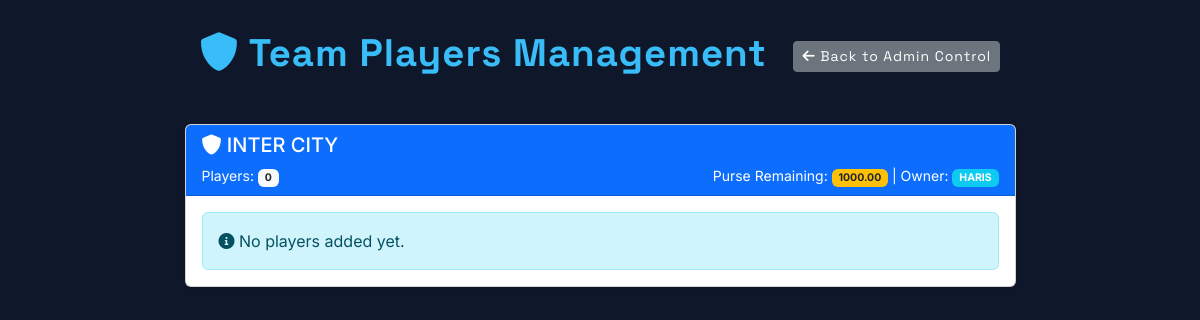
The page /team/1/players/ (signed in) on the database its author committed.
### auction/models.py (models this page shows, shortened)
class Team(models.Model):
    name = models.CharField(max_length=100, unique=True)
    owner = models.CharField(max_length=100)
    purse_remaining = models.DecimalField(max_digits=10, decimal_places=2, default=0.00)

### auction/views.py (the view)
# urls.py: path('team/<int:team_id>/players/', views.team_players, name='team_players'),
@user_passes_test(is_admin, login_url='/admin/login/')
def team_players(request, team_id):
    team = get_object_or_404(Team, id=team_id)
    players = team.players.all()
    return render(request, 'team_players.html', {'team': team, 'players': players})

### auction/views.py (called while the page is built)
def is_admin(user):
    return user.is_superuser

### templates/team_players.html (shortened to what this page needs)
{% extends "header.html" %}
{% block header %}
    <i class="fas fa-shield-alt"></i> Team Players Management
    <a  href="{% url 'admin_auction_control' %}" class="btn btn-sm btn-secondary ms-3">
        <i class="fas fa-arrow-left"></i> Back to Admin Control
    </a>
{% endblock %}
{% block content %}
<div class="container mt-5">
    <div class="row justify-content-center">
        {% if team %}
        <div class="col-lg-9 mb-4">
            <div class="card h-100 shadow-sm">
                <div class="card-header bg-primary text-white">
                    <h5 class="mb-0">
                        <i class="fas fa-shield-alt"></i> {{ team.name }}
                    </h5>
                    <div class="d-flex justify-content-between align-items-center mt-2">
                        <small>Players: <span class="badge bg-light text-dark">{{ players.count }}</span></small>
                        <small>
                            Purse Remaining: <span class="badge bg-warning text-dark">{{ team.purse_remaining }}</span>
                            | Owner: <span class="badge bg-info">{{ team.owner }}</span>
                        </small>
                    </div>
                </div>
                <div class="card-body">
                    {% if players %}
                        <div class="table-responsive">
                            <table class="table table-hover mb-0">
                                <thead class="table-light">
                                    <tr>
                                        <th>Player Name</th>
                                        <th>Role</th>
                                        <th class="text-center">Action</th>
                                    </tr>
                                </thead>
                                <tbody>
                                    {% for player in players %}
                                    <tr class="player-row" data-player-id="{{ player.id }}">
                                        <td class="align-middle">
                                            <strong>{{ player.name }}</strong>
                                        </td>
                                        <td class="align-middle">
                                            <span class="badge bg-info">{{ player.get_player_type_display }}</span>
                                        </td>
                                        <td class="text-center align-middle">
                                            <button type="button"
                                                    class="btn btn-sm btn-danger remove-player-btn"
                                                    data-player-id="{{ player.id }}"
                                                    data-player-name="{{ player.name }}"
                                                    data-team-id="{{ team.id }}"
                                                    data-bs-toggle="modal"
                                                    data-bs-target="#confirmRemoveModal">
                                                <i class="fas fa-trash-alt"></i> Remove
                                            </button>
                                        </td>
                                    </tr>
                                    {% endfor %}
                                </tbody>
                            </table>
                        </div>
                    {% else %}
                        <div class="alert alert-info mb-0" role="alert">
                            <i class="fas fa-info-circle"></i> No players added yet.
                        </div>
                    {% endif %}
                </div>
            </div>
        </div>
        {% else %}
        <div class="col-12">
            <div class="alert alert-warning">
                <i class="fas fa-exclamation-triangle"></i> No team available.
            </div>
        </div>
        {% endif %}
    </div>
</div>
{% endblock %}

### rows shown on the page
Team: name "INTER CITY", count "0", purse_remaining "1000.00", owner "HARIS"
